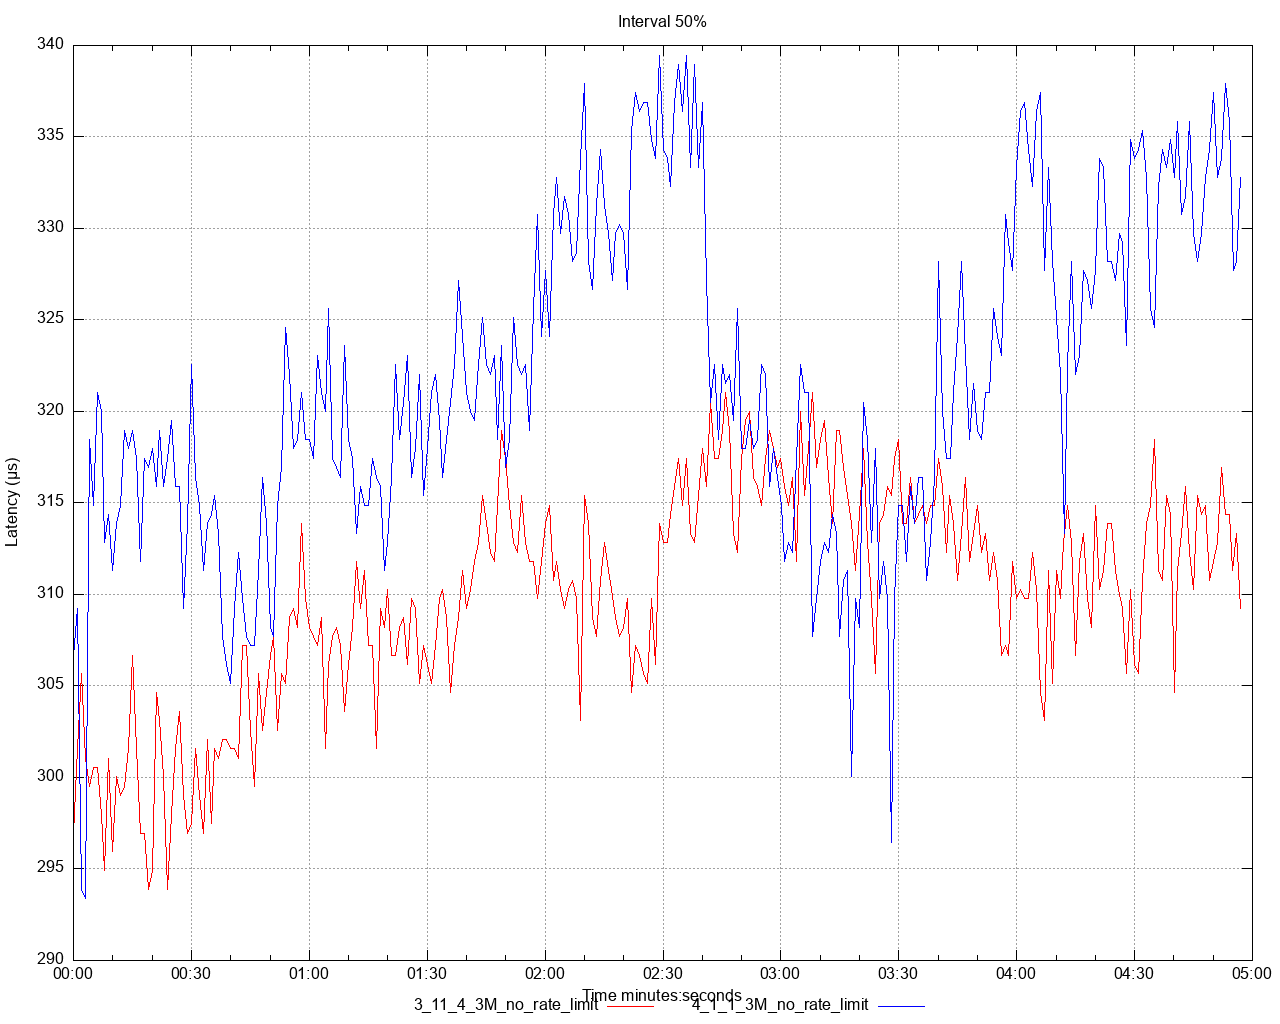

The script that saved this image:
set title 'Interval 50%' noenhanced
set style data lines
set datafile separator ","
set terminal png size 1280,1024
set grid
set key below
set xdata time
set timefmt "%s"
offset = 0
t0(x)=(offset=($0==0) ? x : offset, x - offset)
set xlabel 'Time minutes:seconds'
set ylabel 'Latency (μs)'
set output '/Users/ahmet.mircik/simulator/tests/report_3M_no_rate_limit/latency/latency_interval_50_get.png'
plot \
   '/Users/ahmet.mircik/simulator/tests/report_3M_no_rate_limit/data/latency_interval_50_get_1.data' using (t0(timecolumn(1))):2 title "3_11_4_3M_no_rate_limit" noenhanced lt rgb "red", \
   '/Users/ahmet.mircik/simulator/tests/report_3M_no_rate_limit/data/latency_interval_50_get_2.data' using (t0(timecolumn(1))):2 title "4_1_1_3M_no_rate_limit" noenhanced lt rgb "blue", \
